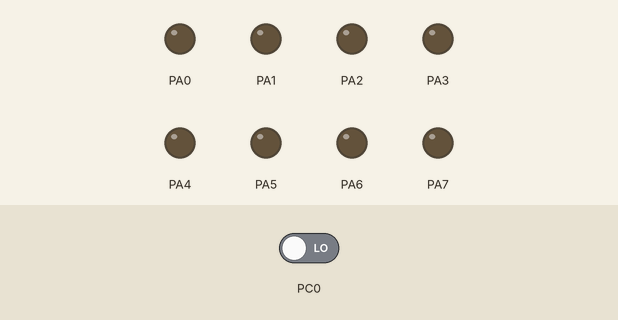
Simulated run of this program. Board: ATmega32, built with avr-gcc and emulated at 8 MHz. Parts: output pins drawn as LEDs (lit = HIGH). The test bench sets the inputs (shaded band); at power-on: PC0 LOW.

Above: at 1.2 s.
1.3 s: PC0 driven HIGH
At 3.6 s:
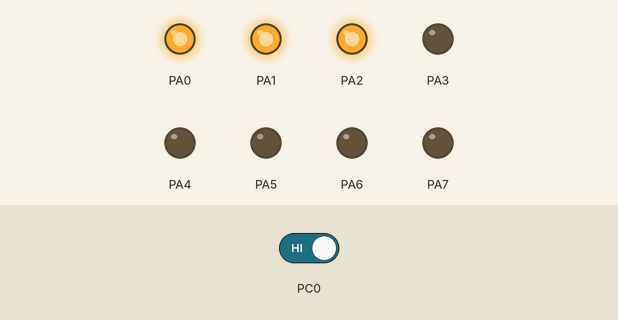
4.3 s: PC0 driven LOW
At 5.4 s:
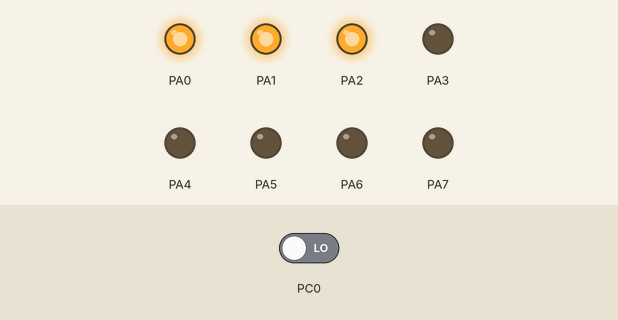
5.8 s: PC0 driven HIGH
At 10.9 s:
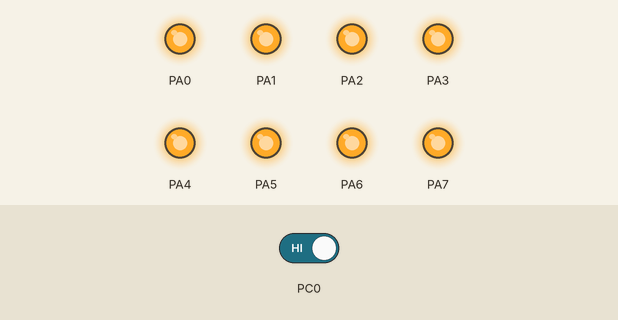
Timing chart, 0 to 12.4 s (numbered marks = the images above; inputs shaded):
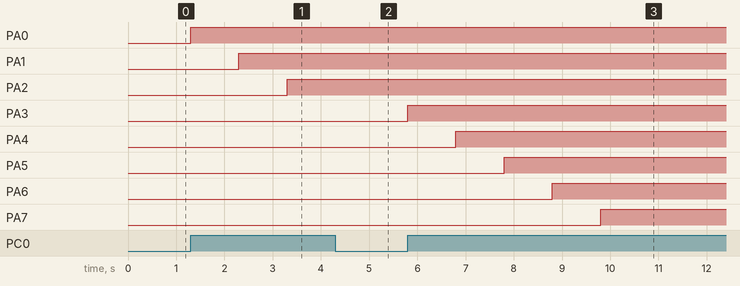

Measured:
- after the input at 1.3 s, PA0: LOW → HIGH at once; PA1: LOW → HIGH after 1.0 s; PA2: LOW → HIGH after 2.0 s
- after the input at 4.3 s, PA3: stays LOW (without the input it goes to HIGH after 0.00 s); PA4: stays LOW (without the input it goes to HIGH after 1.0 s)
- after the input at 5.8 s, PA3: LOW → HIGH at once; PA4: LOW → HIGH after 1.0 s; PA5: LOW → HIGH after 2.0 s; PA6: LOW → HIGH after 3.0 s; PA7: LOW → HIGH after 4.0 s

The program:

main.c
```c
/*
 * Sequential_LEDs_Push_Button.c
 *
 * Created: 8/29/2022 10:48:11 PM
 * Author : Mahmoud Essam
 */


#include "Utils.h"
#include <util/delay.h>
// IOA
#define PORTA (*(volatile unsigned char*)0x3B)
#define DDRA  (*(volatile unsigned char*)0x3A)
#define PINA  (*(volatile unsigned char*)0x39)

// IOB
#define PORTC (*(volatile unsigned char*)0x35)
#define DDRC  (*(volatile unsigned char*)0x34)
#define PINC  (*(volatile unsigned char*)0x33)

#define F_CPU 8000000UL
int i = 0;


int main(void)
{
	// Make PC.pin0 INPUT
	clearBit(DDRC,0);
	DDRA = 0xFF ;

	while (1)
	{

		if(readBit(PINC,0) == 1)
		{
			setBit(PORTA,i);
			i++;
			_delay_ms(1000);
		}


	}
}
```

Utils.h
```c
/*
 * Utils.h
 *
 * Created: 8/29/2022 10:49:54 PM
 *  Author: Mahmoud Essam
 */


#ifndef UTILS_H_
#define UTILS_H_

#define setBit(address,bit) address |= (1<<bit)
#define clearBit(address,bit) address &= ~(1<<bit)
#define toggleBit(address,bit) address ^= (1<<bit)
#define readBit(address,bit) ((address & (1<<bit)) >> bit)


#endif /* UTILS_H_ */
```
